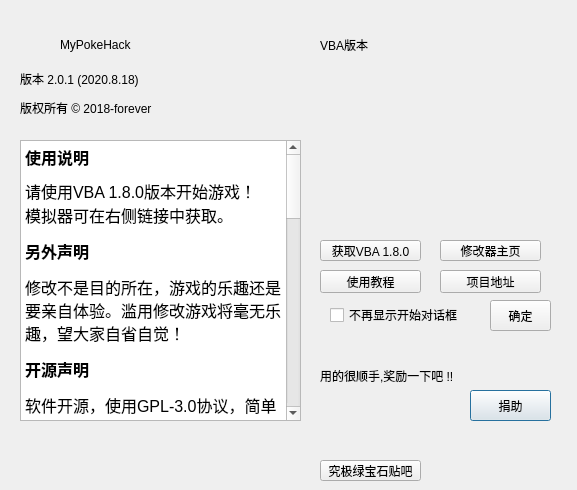
     <widget class="QWidget" name="tab_about">
      <attribute name="title">
       <string>关于</string>
      </attribute>
      <widget class="QLabel" name="label_version">
       <property name="geometry">
        <rect>
         <x>20</x>
         <y>69</y>
         <width>141</width>
         <height>20</height>
        </rect>
       </property>
       <property name="styleSheet">
        <string notr="true">font: 9pt &quot;微软雅黑&quot;;</string>
       </property>
       <property name="text">
        <string>版本 2.0.1 (2020.8.18)</string>
       </property>
       <property name="wordWrap">
        <bool>true</bool>
       </property>
      </widget>
      <widget class="QLabel" name="label_copyright">
       <property name="geometry">
        <rect>
         <x>20</x>
         <y>98</y>
         <width>151</width>
         <height>20</height>
        </rect>
       </property>
       <property name="styleSheet">
        <string notr="true">font: 9pt &quot;微软雅黑&quot;;</string>
       </property>
       <property name="text">
        <string>版权所有 © 2018-forever</string>
       </property>
       <property name="wordWrap">
        <bool>true</bool>
       </property>
      </widget>
      <widget class="QLabel" name="label_48">
       <property name="geometry">
        <rect>
         <x>60</x>
         <y>29</y>
         <width>131</width>
         <height>31</height>
        </rect>
       </property>
       <property name="styleSheet">
        <string notr="true">font: 14pt &quot;微软雅黑&quot;;</string>
       </property>
       <property name="text">
        <string>MyPokeHack</string>
       </property>
       <property name="textFormat">
        <enum>Qt::AutoText</enum>
       </property>
      </widget>
      <widget class="QLabel" name="label_icon">
       <property name="geometry">
        <rect>
         <x>16</x>
         <y>30</y>
         <width>31</width>
         <height>31</height>
        </rect>
       </property>
       <property name="text">
        <string/>
       </property>
       <property name="pixmap">
        <pixmap resource="img.qrc">:/images/app.ico</pixmap>
       </property>
       <property name="scaledContents">
        <bool>true</bool>
       </property>
      </widget>
      <widget class="QTextEdit" name="textEdit">
       <property name="geometry">
        <rect>
         <x>20</x>
         <y>140</y>
         <width>281</width>
         <height>281</height>
        </rect>
       </property>
       <property name="styleSheet">
        <string notr="true">font: 14pt &quot;微软雅黑&quot;;</string>
       </property>
       <property name="readOnly">
        <bool>true</bool>
       </property>
       <property name="html">
        <string>&lt;!DOCTYPE HTML PUBLIC &quot;-//W3C//DTD HTML 4.0//EN&quot; &quot;http://www.w3.org/TR/REC-html40/strict.dtd&quot;&gt;
&lt;html&gt;&lt;head&gt;&lt;meta name=&quot;qrichtext&quot; content=&quot;1&quot; /&gt;&lt;style type=&quot;text/css&quot;&gt;
p, li { white-space: pre-wrap; }
&lt;/style&gt;&lt;/head&gt;&lt;body style=&quot; font-family:'微软雅黑'; font-size:14pt; font-weight:400; font-style:normal;&quot;&gt;
&lt;p style=&quot; margin-top:0px; margin-bottom:10px; margin-left:0px; margin-right:0px; -qt-block-indent:0; text-indent:0px;&quot;&gt;&lt;span style=&quot; font-size:12pt; font-weight:600;&quot;&gt;使用说明&lt;/span&gt;&lt;/p&gt;
&lt;p style=&quot; margin-top:0px; margin-bottom:0px; margin-left:0px; margin-right:0px; -qt-block-indent:0; text-indent:0px;&quot;&gt;&lt;span style=&quot; font-size:12pt;&quot;&gt;请使用VBA 1.8.0版本开始游戏！&lt;/span&gt;&lt;/p&gt;
&lt;p style=&quot; margin-top:0px; margin-bottom:0px; margin-left:0px; margin-right:0px; -qt-block-indent:0; text-indent:0px;&quot;&gt;&lt;span style=&quot; font-size:12pt;&quot;&gt;模拟器可在右侧链接中获取。&lt;/span&gt;&lt;/p&gt;
&lt;p style=&quot; margin-top:12px; margin-bottom:12px; margin-left:0px; margin-right:0px; -qt-block-indent:0; text-indent:0px;&quot;&gt;&lt;span style=&quot; font-size:12pt; font-weight:600;&quot;&gt;另外声明&lt;/span&gt;&lt;/p&gt;
&lt;p style=&quot; margin-top:12px; margin-bottom:12px; margin-left:0px; margin-right:0px; -qt-block-indent:0; text-indent:0px;&quot;&gt;&lt;span style=&quot; font-size:12pt;&quot;&gt;修改不是目的所在，游戏的乐趣还是要亲自体验。滥用修改游戏将毫无乐趣，望大家自省自觉！&lt;/span&gt;&lt;/p&gt;
&lt;p style=&quot; margin-top:12px; margin-bottom:12px; margin-left:0px; margin-right:0px; -qt-block-indent:0; text-indent:0px;&quot;&gt;&lt;span style=&quot; font-size:12pt; font-weight:600;&quot;&gt;开源声明&lt;/span&gt;&lt;/p&gt;
&lt;p style=&quot; margin-top:12px; margin-bottom:12px; margin-left:0px; margin-right:0px; -qt-block-indent:0; text-indent:0px;&quot;&gt;&lt;span style=&quot; font-size:12pt;&quot;&gt;软件开源，使用GPL-3.0协议，简单点来说就是源码可以随便改，但是如果要发布就必须也得用GPL-3.0协议开源&lt;/span&gt;！&lt;/p&gt;
&lt;p style=&quot; margin-top:12px; margin-bottom:12px; margin-left:0px; margin-right:0px; -qt-block-indent:0; text-indent:0px;&quot;&gt;&lt;span style=&quot; font-size:12pt;&quot;&gt;可能有人搞错此软件和MH修改器的关系，此软件虽然与MH长得比较像，但也就只是长得比较像而已了。MH是使用MFC库编写的，此软件使用Qt库编写的，功能实现等全部为本人一人实现，只是界面借鉴了MH！&lt;/span&gt;&lt;/p&gt;
&lt;p style=&quot; margin-top:12px; margin-bottom:12px; margin-left:0px; margin-right:0px; -qt-block-indent:0; text-indent:0px;&quot;&gt;&lt;span style=&quot; font-size:12pt; font-weight:600;&quot;&gt;作者&lt;/span&gt;&lt;/p&gt;
&lt;p style=&quot; margin-top:12px; margin-bottom:12px; margin-left:0px; margin-right:0px; -qt-block-indent:0; text-indent:0px;&quot;&gt;&lt;span style=&quot; font-size:12pt;&quot;&gt;Tanyiqu：1953649096@qq.com&lt;/span&gt;&lt;/p&gt;
&lt;p style=&quot; margin-top:12px; margin-bottom:12px; margin-left:0px; margin-right:0px; -qt-block-indent:0; text-indent:0px;&quot;&gt;&lt;span style=&quot; font-size:12pt;&quot;&gt;Bilibili：Tanyiqu-bili&lt;/span&gt;&lt;/p&gt;
&lt;p style=&quot; margin-top:12px; margin-bottom:12px; margin-left:0px; margin-right:0px; -qt-block-indent:0; text-indent:0px;&quot;&gt;&lt;span style=&quot; font-size:12pt;&quot;&gt;GitHub：Tanyiqu&lt;/span&gt;&lt;/p&gt;
&lt;p style=&quot; margin-top:12px; margin-bottom:12px; margin-left:0px; margin-right:0px; -qt-block-indent:0; text-indent:0px;&quot;&gt;&lt;span style=&quot; font-size:12pt;&quot;&gt;究极绿宝石游戏交流群聊（QQ）：232377497&lt;/span&gt;&lt;/p&gt;
&lt;p style=&quot; margin-top:12px; margin-bottom:12px; margin-left:0px; margin-right:0px; -qt-block-indent:0; text-indent:0px;&quot;&gt;&lt;span style=&quot; font-size:12pt;&quot;&gt;欢迎相同爱好者共同讨论&lt;/span&gt;&lt;/p&gt;
&lt;p style=&quot; margin-top:12px; margin-bottom:12px; margin-left:0px; margin-right:0px; -qt-block-indent:0; text-indent:0px;&quot;&gt;&lt;span style=&quot; font-size:12pt; font-weight:600;&quot;&gt;感谢&lt;/span&gt;&lt;/p&gt;
&lt;p style=&quot; margin-top:12px; margin-bottom:12px; margin-left:0px; margin-right:0px; -qt-block-indent:0; text-indent:0px;&quot;&gt;&lt;span style=&quot; font-size:12pt;&quot;&gt;Fuzzier（提供MH源码）&lt;/span&gt;&lt;/p&gt;
&lt;p style=&quot; margin-top:12px; margin-bottom:12px; margin-left:0px; margin-right:0px; -qt-block-indent:0; text-indent:0px;&quot;&gt;&lt;span style=&quot; font-size:12pt; font-weight:600;&quot;&gt;使用软件&lt;/span&gt;&lt;/p&gt;
&lt;p style=&quot; margin-top:12px; margin-bottom:12px; margin-left:0px; margin-right:0px; -qt-block-indent:0; text-indent:0px;&quot;&gt;&lt;span style=&quot; font-size:12pt;&quot;&gt;Qt Creator（可视化解决方案）&lt;/span&gt;&lt;/p&gt;
&lt;p style=&quot; margin-top:12px; margin-bottom:12px; margin-left:0px; margin-right:0px; -qt-block-indent:0; text-indent:0px;&quot;&gt;&lt;span style=&quot; font-size:12pt;&quot;&gt;Visual Studio 2013（代码调试）&lt;/span&gt;&lt;/p&gt;
&lt;p style=&quot; margin-top:12px; margin-bottom:12px; margin-left:0px; margin-right:0px; -qt-block-indent:0; text-indent:0px;&quot;&gt;&lt;span style=&quot; font-size:12pt;&quot;&gt;VC++6.0（代码调试）&lt;/span&gt;&lt;/p&gt;
&lt;p style=&quot; margin-top:12px; margin-bottom:12px; margin-left:0px; margin-right:0px; -qt-block-indent:0; text-indent:0px;&quot;&gt;&lt;span style=&quot; font-size:12pt;&quot;&gt;Snipaste（素材截取）&lt;/span&gt;&lt;/p&gt;
&lt;p style=&quot; margin-top:12px; margin-bottom:12px; margin-left:0px; margin-right:0px; -qt-block-indent:0; text-indent:0px;&quot;&gt;&lt;span style=&quot; font-size:12pt;&quot;&gt;iconxp（图标制作）&lt;/span&gt;&lt;/p&gt;
&lt;p style=&quot; margin-top:12px; margin-bottom:12px; margin-left:0px; margin-right:0px; -qt-block-indent:0; text-indent:0px;&quot;&gt;&lt;span style=&quot; font-size:12pt;&quot;&gt;Notepad++（阅读代码）&lt;/span&gt;&lt;/p&gt;
&lt;p style=&quot; margin-top:12px; margin-bottom:12px; margin-left:0px; margin-right:0px; -qt-block-indent:0; text-indent:0px;&quot;&gt;&lt;span style=&quot; font-size:12pt;&quot;&gt;注:本软件代码完全由个人开发&lt;/span&gt;&lt;/p&gt;&lt;/body&gt;&lt;/html&gt;</string>
       </property>
      </widget>
      <widget class="QLabel" name="VBA_version">
       <property name="geometry">
        <rect>
         <x>320</x>
         <y>65</y>
         <width>248</width>
         <height>167</height>
        </rect>
       </property>
       <property name="frameShape">
        <enum>QFrame::NoFrame</enum>
       </property>
       <property name="text">
        <string/>
       </property>
       <property name="pixmap">
        <pixmap resource="img.qrc">:/images/vba.png</pixmap>
       </property>
       <property name="scaledContents">
        <bool>true</bool>
       </property>
      </widget>
      <widget class="QLabel" name="label_47">
       <property name="geometry">
        <rect>
         <x>320</x>
         <y>35</y>
         <width>71</width>
         <height>20</height>
        </rect>
       </property>
       <property name="text">
        <string>VBA版本</string>
       </property>
      </widget>
      <widget class="QPushButton" name="Tip">
       <property name="geometry">
        <rect>
         <x>470</x>
         <y>390</y>
         <width>81</width>
         <height>31</height>
        </rect>
       </property>
       <property name="styleSheet">
        <string notr="true">font: 75 14pt &quot;微软雅黑&quot;;</string>
       </property>
       <property name="text">
        <string>捐助</string>
       </property>
       <property name="autoDefault">
        <bool>true</bool>
       </property>
       <property name="default">
        <bool>true</bool>
       </property>
      </widget>
      <widget class="QLabel" name="label_54">
       <property name="geometry">
        <rect>
         <x>320</x>
         <y>360</y>
         <width>241</width>
         <height>31</height>
        </rect>
       </property>
       <property name="styleSheet">
        <string notr="true">font: 75 16pt &quot;微软雅黑&quot;;</string>
       </property>
       <property name="text">
        <string>用的很顺手,奖励一下吧 !!</string>
       </property>
      </widget>
      <widget class="QPushButton" name="toTieba">
       <property name="geometry">
        <rect>
         <x>320</x>
         <y>460</y>
         <width>101</width>
         <height>21</height>
        </rect>
       </property>
       <property name="text">
        <string>究极绿宝石贴吧</string>
       </property>
      </widget>
      <widget class="QPushButton" name="enableSettings">
       <property name="geometry">
        <rect>
         <x>490</x>
         <y>300</y>
         <width>61</width>
         <height>31</height>
        </rect>
       </property>
       <property name="focusPolicy">
        <enum>Qt::NoFocus</enum>
       </property>
       <property name="text">
        <string>确定</string>
       </property>
       <property name="autoDefault">
        <bool>false</bool>
       </property>
       <property name="default">
        <bool>false</bool>
       </property>
       <property name="flat">
        <bool>false</bool>
       </property>
      </widget>
      <widget class="QCheckBox" name="noStartDialog">
       <property name="geometry">
        <rect>
         <x>330</x>
         <y>307</y>
         <width>131</width>
         <height>16</height>
        </rect>
       </property>
       <property name="text">
        <string>不再显示开始对话框</string>
       </property>
      </widget>
      <widget class="QPushButton" name="getVBA">
       <property name="geometry">
        <rect>
         <x>320</x>
         <y>240</y>
         <width>101</width>
         <height>21</height>
        </rect>
       </property>
       <property name="text">
        <string>获取VBA 1.8.0</string>
       </property>
      </widget>
      <widget class="QPushButton" name="homePage">
       <property name="geometry">
        <rect>
         <x>440</x>
         <y>240</y>
         <width>101</width>
         <height>21</height>
        </rect>
       </property>
       <property name="text">
        <string>修改器主页</string>
       </property>
      </widget>
      <widget class="QPushButton" name="howToUse">
       <property name="geometry">
        <rect>
         <x>320</x>
         <y>270</y>
         <width>101</width>
         <height>23</height>
        </rect>
       </property>
       <property name="text">
        <string>使用教程</string>
       </property>
      </widget>
      <widget class="QPushButton" name="repository">
       <property name="geometry">
        <rect>
         <x>440</x>
         <y>270</y>
         <width>101</width>
         <height>23</height>
        </rect>
       </property>
       <property name="text">
        <string>项目地址</string>
       </property>
      </widget>
     </widget>
